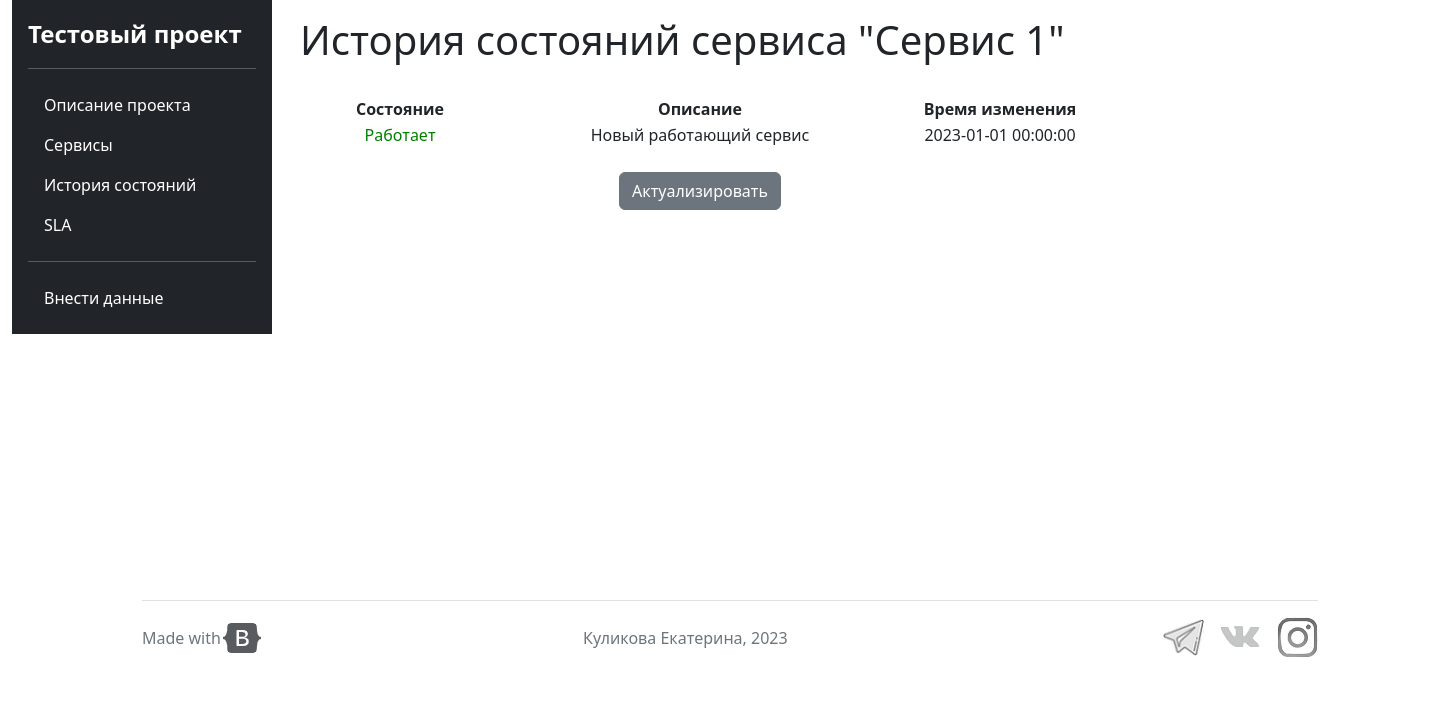
/state_history/1, run on the app's committed database.
### app.py (models this page shows, shortened)
class Service(db.Model):
    id = db.Column(db.Integer, primary_key=True)
    name = db.Column(db.String(100), nullable=False)
    state = db.Column(db.Integer, db.ForeignKey(State.id))

class StateOfService(db.Model):
    id = db.Column(db.Integer, primary_key=True)
    service = db.Column(db.Integer, db.ForeignKey(Service.id))
    state = db.Column(db.Integer, db.ForeignKey(State.id))
    description = db.Column(db.String(255), nullable=False)
    change_time = db.Column(db.DateTime, default=datetime.utcnow)

### app.py (the view)
@app.get('/state_history/<int:service_id>')
def state_history_of_service(service_id):
    states_of_service = get_states_of_service(service_id)
    context = {
        'service_name': Service.query.get(service_id).name,
        'states_of_service': states_of_service
    }
    return render_template("state_history_of_service.html", context=context)

### app.py (called while the page is built)
def get_states_of_service(service_id):
    states_of_service_obj = StateOfService.query.order_by(StateOfService.change_time.desc()).filter_by(
        service=service_id).all()
    states_dict = get_states_id_name_dict()
    states_of_service = []
    for s_of_s in states_of_service_obj:
        state_of_service = {
            'state_name': states_dict[s_of_s.state],
            'description': s_of_s.description,
            'change_time': str(s_of_s.change_time)[:19]
        }
        states_of_service.append(state_of_service)
    return states_of_service

def get_states_id_name_dict():
    states_obj = State.query.all()
    states_dict = {}
    for state in states_obj:
        states_dict[state.id] = state.name
    return states_dict

### templates/state_history_of_service.html (shortened to what this page needs)
{% extends 'base.html' %}
{% block body %}
<h1>История состояний сервиса "{{ context.service_name }}"</h1><br>
<table style="width: 800px; text-align: center;">
    <tr>
        <th style="width: 200px;">Состояние</th>
        <th style="width: 400px;">Описание</th>
        <th style="width: 200px;">Время изменения</th>
    </tr>
    {% for s_of_s in context.states_of_service %}
    <tr>
        {% if s_of_s.state_name == 'Работает'%}
        <td style="color: green;">Работает</td>
        {% elif s_of_s.state_name == 'Не работает'%}
        <td style="color: red;">Не работает</td>
        {% elif s_of_s.state_name == 'Работает нестабильно' %}
        <td style="color: orange;">Работает нестабильно</td>
        {% else %}
        <td>{{ s_of_s.state_name }}</td>
        {% endif %}
        <td>{{ s_of_s.description }}</td>
        <td>{{ s_of_s.change_time }}</td>
    </tr>
    {% endfor %}
</table>
<br>
<form action="/add_info" style="text-align:center; width: 800px;">
    <button type="submit" class="btn btn-secondary">Актуализировать</button>
</form>
{% endblock %}

### data on the page
Service: service_name "Сервис 1"
StateOfService: description "Новый работающий сервис"

### other printed values
{{ s_of_s.change_time }} "2023-01-01 00:00:00"
